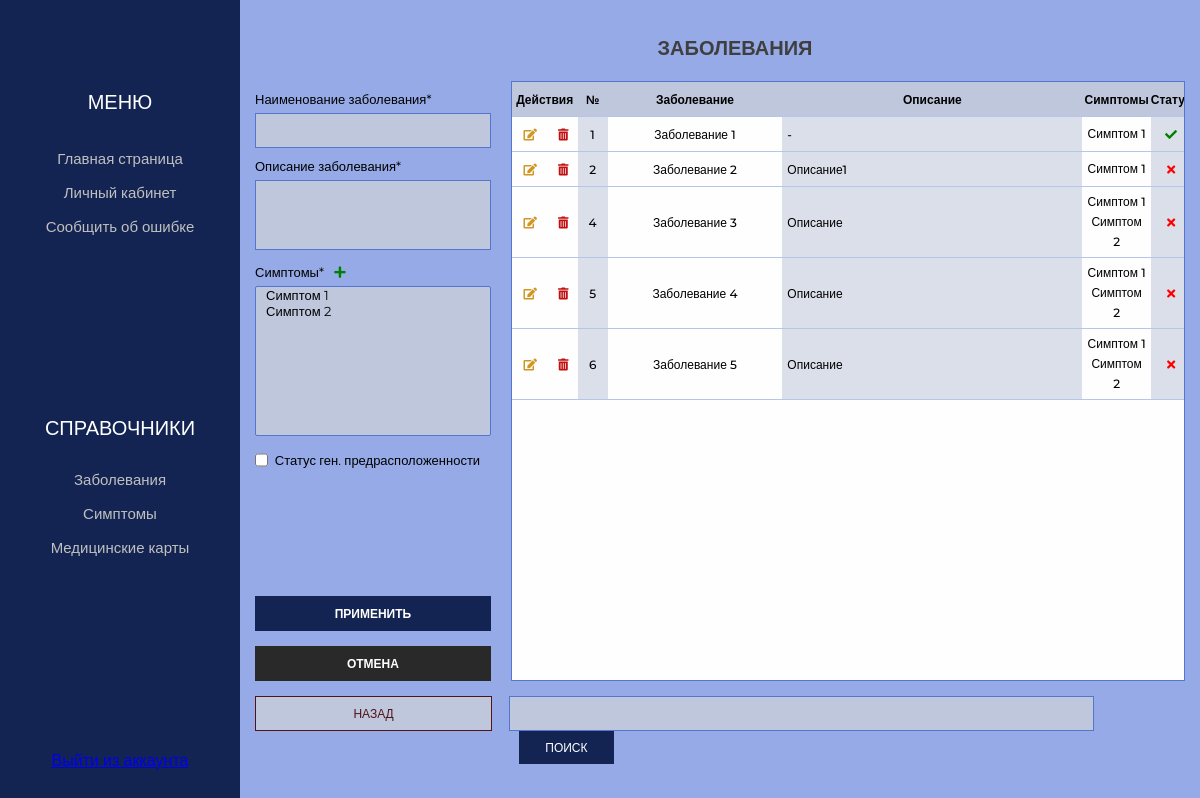
/disease, run on the app's committed database.
### app/models.py (models this page shows, shortened)
class Disease(models.Model):
    name_disease                                = models.CharField(max_length=50, verbose_name='Наименование заболевания', null=False)
    description_disease                         = models.TextField(verbose_name='Описание заболевания', null=False)
    number_of_patients                          = models.IntegerField(verbose_name='Количество заболевших', null=True, default=0)
    symptoms                                    = models.ManyToManyField(Symptom, verbose_name="Симптом", related_name='diseases')
    status_genetic_predisposition               = models.BooleanField( verbose_name='Наличие генетических предрасположенностей', default=False)
    description_genetic_predisposition          = models.TextField(verbose_name='Описание генетической предрасположенности', null=True, blank=True, default='-')
    class Meta:
        verbose_name            = "Заболевание"
        verbose_name_plural     = "Заболевания"

class Symptom(models.Model):
    name_symptom            = models.CharField(max_length=50, verbose_name='Наименование симптома', null=False)
    description_symptom     = models.CharField(max_length=200, verbose_name='Описание симптома', null=False)
    class Meta:
        verbose_name            = "Симптом"
        verbose_name_plural     = "Симптомы"
    def __str__(self):
        return self.name_symptom

### app/views.py (the view)
# urls.py: path('disease', views.disease, name='disease'),
def disease(request):
    error = ''
    search_query = request.GET.get('search','')
    if search_query:
        elements = Disease.objects.filter(Q(name_disease__icontains=search_query) |
        Q(description_disease__icontains=search_query) |
        Q(symptoms__name_symptom__icontains=search_query) |
        Q(description_genetic_predisposition__icontains=search_query))
    else:
        elements = Disease.objects.all()
    if request.method == 'POST':
        form = DiseaseForm(request.POST)
        if form.is_valid():
            form.save()
        else:
            error = 'Возникла ошибка'
    form = DiseaseForm()
    context = {'elements': elements, 'form': form}
    return render(request, 'app/doctor/Disease.html', context)

### app/forms.py
class DiseaseForm(ModelForm):
    class Meta:
        model = Disease
        fields = ['name_disease', 'description_disease', 'symptoms', 'status_genetic_predisposition', 'description_genetic_predisposition']
        widgets = {
            "symptoms": SelectMultiple(attrs={
                'class': 'input_text symptoms',
                'required': 'true'
            }),
            "name_disease": TextInput(attrs={
                'class': 'input_text',
                'required': 'true'
            }),
            "description_disease": Textarea(attrs={
                'class': 'input_text disease',
                'required': 'true'
            }),
            "description_genetic_predisposition": Textarea(attrs={
                'class': 'input_text disease',
                'required': 'true'
            })
        }

### app/templates/app/doctor/Disease.html (shortened to what this page needs)
{% extends 'app/doctor/base_nav.html' %}
{% load static %}
{% block content %}
<section class="main">
    <div class="container">
        <div class="header">
            <div class="header_conatiner">
                <h1 class="header_title">ЗАБОЛЕВАНИЯ</h1>
            </div>
        </div>
        <form action="{{ data.disease }}" method="POST" name='form_name'>
            <section class="section">
                <div class="left_block">
                    <div class="left_items">
                        <p class="input_title">Наименование заболевания*</p>
                        {{ form.name_disease }}
                    </div>
                    <div class="left_items">
                        <p class="input_title">Описание заболевания*</p>
                        {{ form.description_disease }}
                    </div>
                    <div class="left_items">
                        <p class="input_title symptoms">Симптомы*&nbsp;&nbsp;
                            <a href="{% url 'symptom' %}"><i style="color: green" class="fas fa-plus"></i></a>
                        </p>
                        {{ form.symptoms }}
                    </div>
                    <div class="left_items status">
                        <input id="status" type="checkbox" name="status_genetic_predisposition" onchange='add_form("dv1", "status");'>
                        <label for="status" class="input_title">&nbsp;&nbsp;Статус ген. предрасположенности</label>
                    </div>
                    <div class="buttons">
                            <button type="submit" class="left_button">ПРИМЕНИТЬ</button>
                            <a href="{% url 'disease' %}" class="link">
                                <div class="left_button cancel">ОТМЕНА</div>
                            </a>
                    </div>
                </div>
                <div class="right_block">
                    {% if elements %}
                    <table class="table" border="0" cellspacing="0">
                        <tr class="header_table">
                            <th width="70px" colspan="2">Действия</th>
                            <th width="30px">№</th>
                            <th width="20%">Заболевание</th>
                            <th width="25%">Описание</th>
                            <th>Симптомы</th>
                            <th>Статус</th>
                        </tr>
                        {% for el in elements %}
                        <tr class="header_table">
                            <td>
                                <a href="{% url 'disease_update' el.id  %}"><i style="color:rgb(209, 149, 36)" class="fas fa-edit"></i></a>
                            </td>
                            <td>
                                <a href="{% url 'disease_delete' el.id  %}"><i style="color:rgb(196, 14, 14)"  class="fas fa-trash-alt"></i></a>
                            </td>
                            <td class="color" id="number">{{ el.id }}</td>
                            <td>{{ el.name_disease }}</td>
                            <td class="color">
                                <p class="width_line">{{ el.description_disease }}</p>
                            </td>
                            <td style = "padding:5px">
                            {% for s in el.symptoms.all %}
                                <p class="stroke">{{ s.name_symptom }}</p>
                            {% endfor %}
                            </td>
                            <td class="color">
                                {% if el.status_genetic_predisposition %}
                                <div><i style="color:green" class="fas fa-check"></i></div>
                                {% else %}
                                <div><i style="color:red" class="fas fa-times"></i></div>
                                {% endif %}
                            </td>
                        </tr>
                        {% endfor %}
                        {% else %}
                        <tr class="header_table">
                            <td width=90%>
                                <p style="margin:20px 20px 20px 20px" class="input_title">Нет записей</p>
                            </td>
                        </tr>
                        {% endif %}
                    </table>
                </div>
            </section>
        </form>
        <form action="{% url 'disease' %}" method="GET">
            <div class="bottom_panel">
                <a href="#" class="back">НАЗАД</a>
                <div class="search_panel">
                    <input type="text" class="search" name="search" />
                    <button type="submit" class="bottom_button">ПОИСК</button>
                </div>
            </div>
        </form>
    </div>
</section>
{% endblock content %}

### app/static/app/css/style.css (style rules this page uses)
.bottom_button, .bottom_delete, .back_regisrtation { border: none; color: #fff; cursor: pointer; background: #132452; }
* { margin: 0; padding: 0; -webkit-box-sizing: border-box; box-sizing: border-box; font-family: "Montserrat", sans-serif; }
html { background-color: #b8c4e6; }
.container { position: relative; padding: 0 15px 0 15px; max-width: 1160px; width: 100%; margin: 0 auto; }
body { display: -webkit-box; display: -ms-flexbox; display: flex; -webkit-box-pack: justify; -ms-flex-pack: justify; justify-content: space-between; }
.main { background-color: #95aae6; margin-left: 20%; padding-top: 25px; padding-bottom: 25px; width: 80%; height: 100vh; position: relative; display: -webkit-box; display: -ms-flexbox; display: flex; -webkit-box-orient: vertical; -webkit-box-direction: normal; -ms-flex-direction: column; flex-direction: column; -webkit-box-pack: center; -ms-flex-pack: center; justify-content: center; -webkit-box-align: center; -ms-flex-align: center; align-items: center; }
.header { margin-bottom: 45px; }
.header_conatiner { position: absolute; margin: 0 auto; width: 100%; }
.header_conatiner .header_title { display: -webkit-box; display: -ms-flexbox; display: flex; -webkit-box-pack: center; -ms-flex-pack: center; justify-content: center; text-align: center; font-style: normal; font-weight: 600; font-size: 20px; line-height: 24px; color: #3f3f3f; }
.section { display: -webkit-box; display: -ms-flexbox; display: flex; margin-bottom: 15px; }
.left_block { position: relative; margin-right: 20px; width: 35%; }
.input_title { font-size: 13px; margin-top: 6px; margin-bottom: 6px; }
.input_text { padding: 0 10px; width: 100%; height: 35px; background: #bfc7dd; border: 1px solid #5576cf; -webkit-box-sizing: border-box; box-sizing: border-box; font-size: 13px; }
.input_text.disease { resize: none; padding: 10px 10px; height: 70px; }
.input_text.symptoms { height: 150px; }
.right_block { overflow: auto; position: relative; width: 100%; height: 600px; background: #fefeff; border: 1px solid #5576cf; }
.bottom_panel { display: -webkit-box; display: -ms-flexbox; display: flex; -webkit-box-pack: justify; -ms-flex-pack: justify; justify-content: space-between; }
.table { position: absolute; width: 130%; text-align: center; font-size: 12px; font-weight: 500; font-style: normal; }
.color { background-color: #dbdfe9; }
.width_line { padding: 5px 5px 5px 5px; width: 300px; text-align: left; word-wrap: break-word; }
th { background-color: #bfc7dd; border-color: #6b6b6b; }
.header_table { height: 35px; }
.left_items { margin-top: 10px; }
.left_items.status { display: -webkit-box; display: -ms-flexbox; display: flex; }
.buttons { background-color: #95aae6; width: 100%; position: absolute; bottom: 0; }
.buttons .left_button { width: 100%; height: 35px; left: 32px; top: 364px; border: none; background: #132452; color: #fff; font-size: 12px; font-weight: 600; line-height: 12px; margin-top: 15px; cursor: pointer; -webkit-transition: background 0.1s linear; transition: background 0.1s linear; }
.buttons .left_button:first-child { margin-top: 0; }
.buttons .left_button.cancel { display: -webkit-box; display: -ms-flexbox; display: flex; -webkit-box-pack: center; -ms-flex-pack: center; justify-content: center; -webkit-box-align: center; -ms-flex-align: center; align-items: center; text-decoration: none; background: #292929; }
.buttons .link { display: block; margin-top: 15px; text-decoration: none; }
.search { padding: 0 10px; width: 86.5%; height: 35px; background: #bfc7dd; border: 1px solid #5576cf; }
.search_panel { width: 72.7%; }
.bottom_button { margin-left: 10px; font-size: 12px; width: 95px; height: 33px; -webkit-transition: background 0.2s linear; transition: background 0.2s linear; }
.back { display: -webkit-box; display: -ms-flexbox; display: flex; -webkit-box-pack: center; -ms-flex-pack: center; justify-content: center; -webkit-box-align: center; -ms-flex-align: center; align-items: center; text-decoration: none; color: #521317; font-size: 12px; width: 25.5%; height: 35px; background: #bfc7dd; border: 1px solid #521317; -webkit-transition: all 0.2s linear; transition: all 0.2s linear; }
th, td { border-bottom: 1px solid #b6c5ec; }
.stroke { line-height: 20px; }

### data on the page
Disease: id "1", name_disease "Заболевание 1", description_disease "-", status_genetic_predisposition True (drawn)
Symptom: name_symptom "Симптом 1"
Disease: id "2", name_disease "Заболевание 2", description_disease "Описание1", status_genetic_predisposition False (drawn)
Disease: id "4", name_disease "Заболевание 3", description_disease "Описание", status_genetic_predisposition False (drawn)
Symptom: name_symptom "Симптом 2"
Disease: id "5", name_disease "Заболевание 4", description_disease "Описание", status_genetic_predisposition False (drawn)
Disease: id "6", name_disease "Заболевание 5", description_disease "Описание", status_genetic_predisposition False (drawn)
